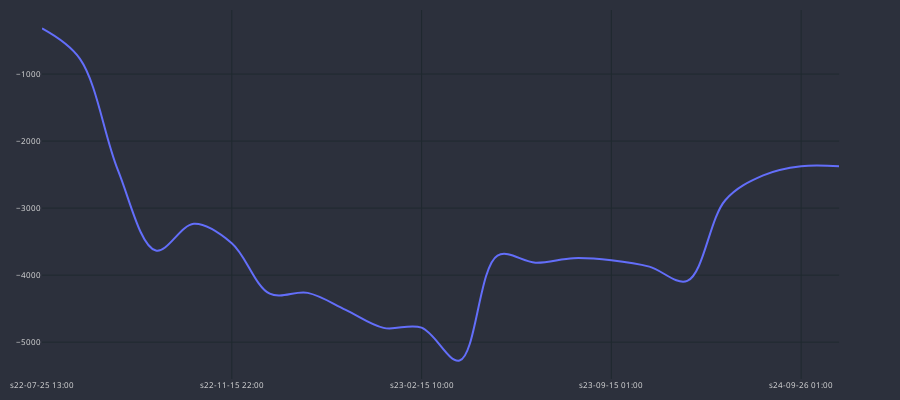

The code cell stored with this chart in its notebook:
### Code cell
cp = CandlePlot(df_trades, candles=False)
cp.show_plot(line_traces=['GAIN_C'])

### Figure 1 — Plotly figure (JSON) as saved in the notebook; plotly's stock layout.template omitted (floating-point values rounded to 4 significant figures)
{"data": [{"line": {"shape": "spline", "width": 2}, "name": "GAIN_C", "type": "scatter", "x": ["s22-07-25 13:00", "s22-08-01 01:00", "s22-09-07 21:00", "s22-09-25 21:00", "s22-10-11 09:00", "s22-11-15 22:00", "s22-12-14 18:00", "s22-12-21 02:00", "s23-01-31 06:00", "s23-02-08 06:00", "s23-02-15 10:00", "s23-03-22 21:00", "s23-04-04 05:00", "s23-07-27 01:00", "s23-08-09 09:00", "s23-09-15 01:00", "s23-10-31 09:00", "s23-12-11 02:00", "s24-01-12 10:00", "s24-07-25 01:00", "s24-09-26 01:00", "s24-11-21 22:00"], "xaxis": "x", "y": [-319.8, -773.9, -2432.0, -3633.0, -3234.0, -3523.0, -4277.0, -4265.0, -4518.0, -4786.0, -4784.0, -5274.0, -3707.0, -3814.0, -3746.0, -3777.0, -3873.0, -4085.0, -2882.0, -2512.0, -2376.0, -2376.0], "yaxis": "y"}], "layout": {"font": {"color": "#e1e1e1", "size": 8}, "height": 400, "margin": {"b": 10, "l": 10, "r": 10, "t": 10}, "paper_bgcolor": "#2c303c", "plot_bgcolor": "#2c303c", "width": 900, "xaxis": {"anchor": "y", "domain": [0, 0.94], "gridcolor": "#1f292f", "nticks": 5, "rangeslider": {"visible": false}}, "yaxis": {"anchor": "x", "domain": [0, 1], "gridcolor": "#1f292f"}, "yaxis2": {"anchor": "x", "gridcolor": "#1f292f", "overlaying": "y", "side": "right"}}}
